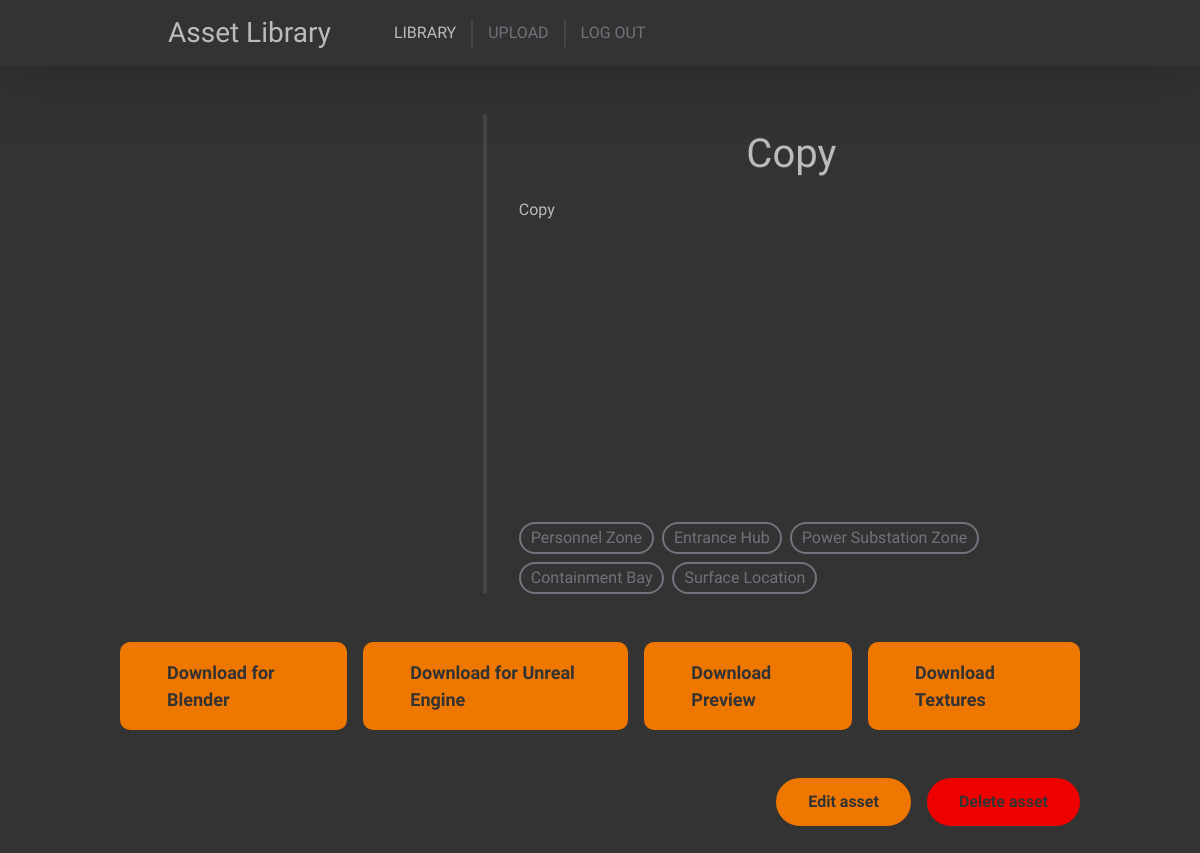
Before: /view/18 (signed in) with the older database file.
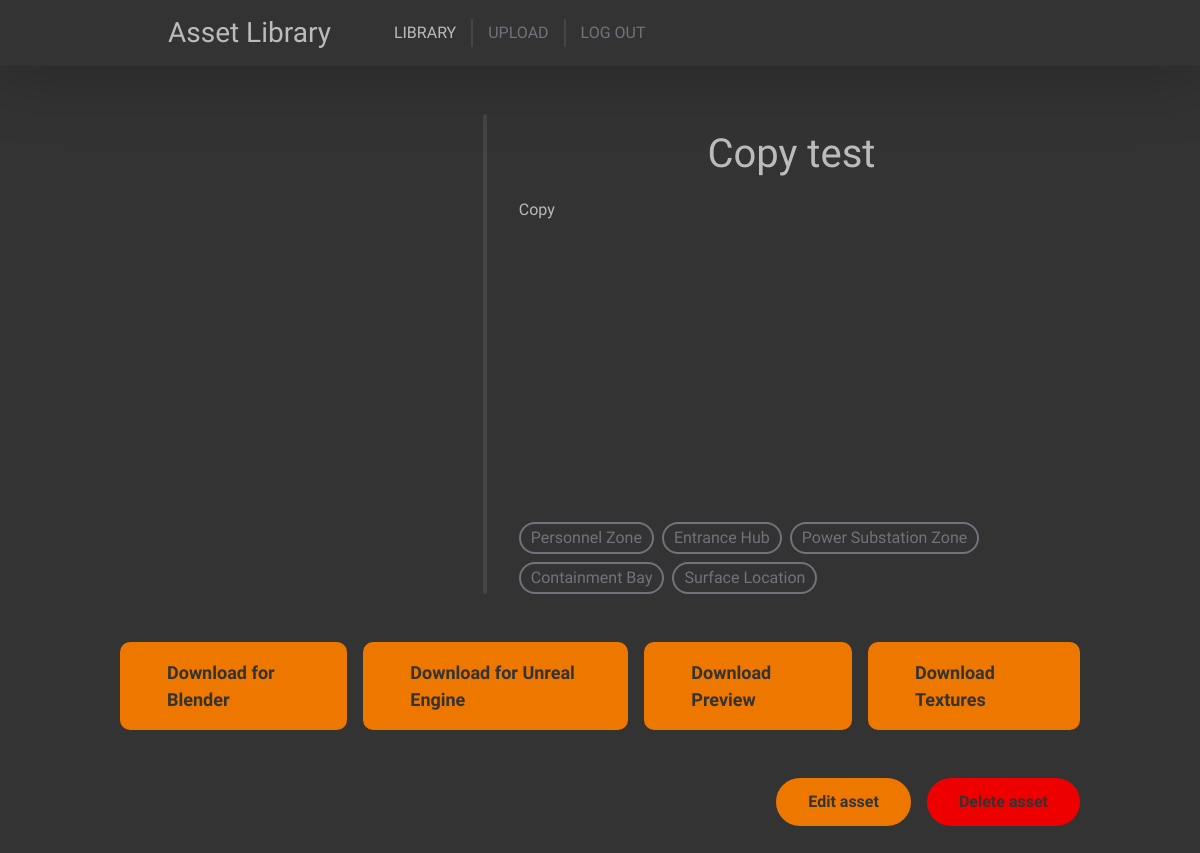
After: the same page with the newer database file.
### content/models.py (models this page shows, shortened)
class Asset(models.Model):
    class Meta:
        verbose_name = "Asset"
        verbose_name_plural = "Assets"
        permissions = [
            ("see_own", "Can see own added assets"),
            ("see_others", "Can see others added assets"),
            ("edit_own", "Can edit own assets"),
            ("edit_others", "Can edit others assets"),
            ("delete_own", "Can delete own assets"),
            ("delete_others", "Can delete others assets"),
            ("upload", "Can upload assets")
        ]
    def content_path(instance, filename):
        print(instance)
        return 'meshes/{0}/{1}'.format(instance.id, filename)
    name = models.TextField()
    description = models.TextField()
    author = models.ForeignKey(User, on_delete=models.SET_NULL, null=True)
    last_update = models.DateTimeField(default=datetime.now, blank=True)
    blender_mesh = models.FileField(upload_to=content_path, null=True)
    fbx_mesh = models.FileField(upload_to=content_path, null=True)
    preview_mesh = models.FileField(upload_to=content_path, null=True)
    textures = models.ManyToManyField(Texture)
    tags = models.ManyToManyField(AssetTag)
    favorites = models.ManyToManyField(User, related_name="users_favorites")
    def delete(self, *args, **kwargs):
        self.blender_mesh.delete()
        self.fbx_mesh.delete()
        self.preview_mesh.delete()
        os.rmdir(os.path.abspath(os.path.join(settings.MEDIA_ROOT, 'meshes', str(self.pk))))
        for texture in self.textures.all():
            texture.delete()
        return super().delete(args, kwargs)

class AssetTag(models.Model):
    class Meta:
        verbose_name = "Asset Tag"
        verbose_name_plural = "Asset Tags"
    name = models.CharField(max_length=50)
    category = models.ForeignKey(AssetTagCategory, on_delete=models.CASCADE)

### content/views.py (the view)
# urls.py: path("view/<int:asset_pk>", views.view_view, name='asset_view'),
@login_required(login_url='/auth/', redirect_field_name=None)
def view_view(request: HttpRequest, asset_pk):
    asset = Asset.objects.filter(pk=asset_pk)
    if not asset.exists():
        return redirect('library')
    asset = asset.first()
    if not request.user.has_perm("content.see_own") and asset.author == request.user:
        return redirect('library')
    if not request.user.has_perm("content.see_others") and asset.author != request.user:
        return redirect('library')
    return render(request, "content/view.html", { 'asset': asset })

### content/templates/content/view.html (shortened to what this page needs)
<!DOCTYPE html>
<html>
    <head>
        <link href="https://cdn.jsdelivr.net/npm/bootstrap@5.2.3/dist/css/bootstrap.min.css" rel="stylesheet">
        {% load static %}
        <link href="{% static 'main/common.css' %}" rel="stylesheet">
        <link href="{% static 'content/view.css' %}" rel="stylesheet">
    </head>
    <body>
        <div class="top">
            <div class="adjusted-content mx-auto d-flex align-items-center">
                <h3 class="my-3 mx-5">Asset Library</h3>
                <div class="navigation fs-6 d-flex align-items-center">
                    <a href="{% url 'library' %}" class="active">LIBRARY</a>
                    {% if perms.content.upload %}
                    <a href="{% url 'upload' %}">UPLOAD</a>
                    {% endif %}
                    <a href="{% url 'logout' %}">LOG OUT</a>
                </div>
            </div>
        </div>
        <div class="content">
            <div class="adjusted-content mx-auto">
                <div class="d-flex flex-row mt-5 gap-3">
                    <model-viewer src="{% if asset.preview_mesh %}{{ asset.preview_mesh.url }}{% endif %}" class="model-preview w-50" camera-controls interaction-prompt="none" auto-rotate auto-rotate-delay="3000" rotation-per-second="25deg"></model-viewer>
                    <div class="vertical-rule"></div>
                    <div class="flex-fill d-flex flex-column">
                        <h1 class="mx-5 my-3 text-center">{{ asset.name }}</h1>
                        <p class="mx-3 my-1">{{ asset.description }}</p>
                        <div class="mx-3 mt-auto mb-0 d-flex gap-2 flex-wrap">
                            {% for tag in asset.tags.all %}
                            <div class="tag">
                                {{ tag.name }}
                            </div>
                            {% endfor %}
                        </div>
                    </div>
                </div>
                <div class="d-flex flex-row mt-5 gap-3 justify-content-between">
                    {% if asset.blender_mesh %}
                    <a href="{{ asset.blender_mesh.url }}" download class="download-button">
                        Download for Blender
                    </a>
                    {% endif %}
                    {% if asset.fbx_mesh %}
                    <a href="{{ asset.fbx_mesh.url }}" download class="download-button">
                        Download for Unreal Engine
                    </a>
                    {% endif %}
                    {% if asset.preview_mesh %}
                    <a href="{{ asset.preview_mesh.url }}" download class="download-button">
                        Download Preview
                    </a>
                    {% endif %}
                    <a href="{% url 'download_textures' asset.pk %}" id="texturesDownload" download class="download-button">
                        Download Textures
                    </a>
                </div>
                <div class="d-flex flex-row-reverse mt-5 gap-3">
                    {% if perms.content.delete_own and asset.author == user or perms.content.delete_others and asset.author != user %}
                    <button class="delete-button" data-bs-toggle="modal" data-bs-target="#deleteModal">
                        Delete asset
                    </button>
                    {% endif %}
                    {% if perms.content.edit_own and asset.author == user or perms.content.edit_others and asset.author != user %}
                    <a class="edit-button" href="{% url 'asset_edit' asset.pk %}">
                        Edit asset
                    </a>
                    {% endif %}
                </div>
            </div>
        </div>
    </body>
</html>

### main/static/main/common.css (style rules this page uses)
body { font-family: 'Lexend', sans-serif;; color: #BBBBBB; background-color: #333333; }
.top { background-color: #333333; overflow: auto; z-index: 10; box-shadow: 0 0 70px 5px rgba(0, 0, 0, 0.25); position: sticky; top: 0; }
a { color: inherit; text-decoration: none; }
.navigation { color: #70737C }
.navigation a { padding: 2px 15px; border-right: solid 2px #454545; transition: 0.15s ease-in-out color; }
.navigation a:hover, .navigation a.active { color: #BBBBBB }
.navigation a:last-child { border: none; }
.adjusted-content { width: 80%; }
.content { overflow: auto; min-height: 100vh; }
.vertical-rule { border: solid 2px #454545; border-radius: 2px; }

### content/static/content/view.css (style rules this page uses)
.model-preview { height: 60vh; border-radius: 25px; }
.download-button { background-color: #EE7700; color: #333333; padding: 15px 45px; font-size: 18px; font-weight: bold; border-radius: 10px; border: solid 2px #EE7700; transition: all ease-in-out 0.15s; }
.delete-button { background-color: #ee0000; color: #333333; padding: 10px 30px; font-weight: bold; border-radius: 1000px; border: solid 2px #ee0000; transition: all ease-in-out 0.15s; }
.edit-button { background-color: #EE7700; color: #333333; padding: 10px 30px; font-weight: bold; border-radius: 1000px; border: solid 2px #EE7700; transition: all ease-in-out 0.15s; }
.tag { border: solid 2px #70737C; border-radius: 25px; padding: 2px 10px; color: #70737C; user-select: none; transition: all ease-in-out 0.15s; }

Changed rows visible on the page:
changed Asset "Copy": name "Copy" → "Copy test"
